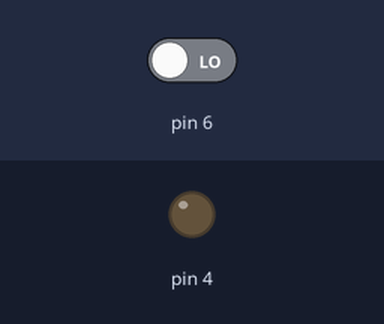
The sketch below on a simulated Arduino Uno, built with avr-gcc and run on an emulated ATmega328P. Parts: output pins drawn as LEDs (lit = HIGH). Inputs (shaded band) come from the test bench; at power-on: pin 6 LOW.

Above: at 1.2 s.
1.3 s: pin 6 driven HIGH
At 1.7 s:
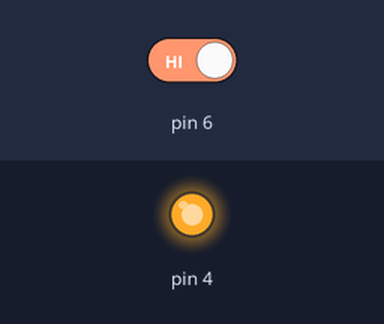
2.8 s: pin 6 driven LOW
At 5.2 s:
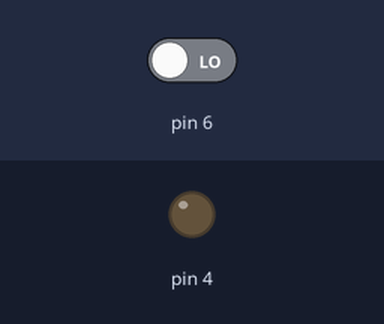
Timing chart, 0 to 6.7 s (numbered marks = the images above; inputs shaded):
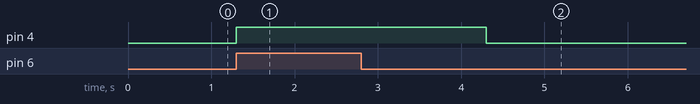

The sketch:

Exercicio08.ino
```cpp
int botao, ledverde, estadobotao;
int tempo;

void setup(){

ledverde = 4;

botao = 6;

tempo = 3000;

  pinMode(4, OUTPUT);
  pinMode(6, INPUT);

}

void loop(){

  estadobotao = digitalRead(6);

  if (estadobotao == 1){

    digitalWrite(4,1);
    delay(tempo);
    digitalWrite(4,0);

  }
}
```

Measured:
- after the input at 1.3 s, pin 4: LOW → HIGH at once
- after the input at 2.8 s, pin 4: HIGH → LOW after 1.5 s
